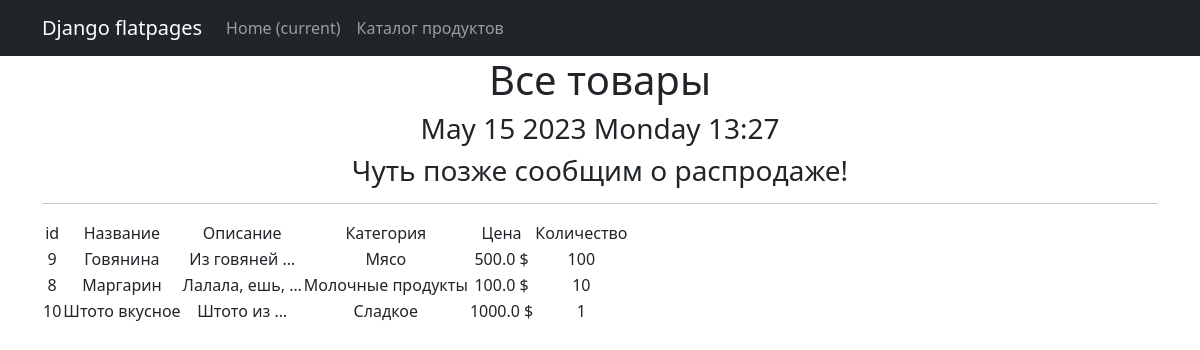
Screenshot of /products/ with the database file from the repository.
### simpleapp/models.py (models this page shows, shortened)
class Product(models.Model):
    name = models.CharField(
        max_length=50,
        unique=True, # названия товаров не должны повторяться
    )
    description = models.TextField()
    quantity = models.IntegerField(
        validators=[MinValueValidator(0)],
    )
    category = models.ForeignKey(
        to='Category',
        on_delete=models.CASCADE,
        related_name='products', # все продукты в категории будут доступны через поле products
    )
    price = models.FloatField(
        validators=[MinValueValidator(0.0)],
    )

class Category(models.Model):
    name = models.CharField(max_length=100, unique=True)

### simpleapp/views.py (the view)
# urls.py: path('', ProductsList.as_view()),
class ProductsList(ListView):
    model = Product
    ordering = 'name'
    template_name = 'products.html'
    context_object_name = 'products'
    def get_context_data(self, **kwargs):
        context = super().get_context_data(**kwargs)
        context['time_now'] = datetime.utcnow()
        context['next_sale'] = None
        return context

### simpleapp/templatetags/custom_filters.py (called while the page is built)
@register.filter()
def currency(value, code='rub'):
    postfix = CURRENCIES_SYMBOLS[code]
    return f'{value} {postfix}'

### simpleapp/templatetags/custom_tags.py (called while the page is built)
@register.simple_tag()
def current_time(format_string='%b %d %Y'):
    return datetime.utcnow().strftime(format_string)

### templates/products.html (shortened to what this page needs)
{% extends 'flatpages/default.html' %}
{% load custom_filters %}
{% load custom_tags %}
{% block content %}
    <h1>Все товары</h1>
    <h3> {% current_time '%b %d %Y %A %H:%M' %}</h3>
    <h3>{{ next_sale|default_if_none:'Чуть позже сообщим о распродаже!' }}</h3>
    <hr>
    {% if products %}
        <table>
            <tr>
                <td>id</td>
                <td>Название</td>
                <td>Описание</td>
                <td>Категория</td>
                <td>Цена</td>
                <td>Количество</td>
            </tr>
            {% for product in products %}
            <tr>
                <td>{{ product.id }}</td>
                <td>{{ product.name }}</td>
                <td>{{ product.description|truncatewords:2 }}</td>
                <td>{{ product.category.name }}</td>
                <td>{{ product.price|currency:"usd" }}</td>
                <td>{{ product.quantity }}</td>
            </tr>
            {% endfor %}
        </table>
    {% else %}
        <h2>Товаров нет :(</h2>
    {% endif %}
{% endblock content %}

### templates/flatpages/default.html (shortened to what this page needs)
<!DOCTYPE html>
<html lang="en">
    <head>
        {% load static %}
        <link href="{% static 'css/styles.css' %}" rel="stylesheet" />
    </head>
    <body>
        <nav class="navbar navbar-expand-lg navbar-dark bg-dark static-top">
            <div class="container">
                <a class="navbar-brand" href="#">Django flatpages</a>
                <div class="collapse navbar-collapse" id="navbarResponsive">
                    <ul class="navbar-nav ml-auto">
                        <li class="nav-item active">
                            <a class="nav-link" href="#">Home
                                <span class="sr-only">(current)</span>
                            </a>
                        </li>
                        <li class="nav-item">
                            <a class="nav-link" href="/products/">Каталог продуктов</a>
                        </li>
                    </ul>
                </div>
            </div>
        </nav>
        <div class="container">
            <div class="row">
                <div class="col-lg-12 text-center">
                    {% block content %}
                    {% endblock content %}
                </div>
            </div>
        </div>
    </body>
</html>

### rows the page displays
Product: id "9", name "Говянина", description "Из говяней …", category.name "Мясо", price "500.0 $", quantity "100"
Product: id "8", name "Маргарин", description "Лалала, ешь, …", category.name "Молочные продукты", price "100.0 $", quantity "10"
Product: id "10", name "Штото вкусное", description "Штото из …", category.name "Сладкое", price "1000.0 $", quantity "1"

### other values shown
{{ next_sale|default_if_none:'Чуть позже сообщим о распродаже!' }} "Чуть позже сообщим о распродаже!"
